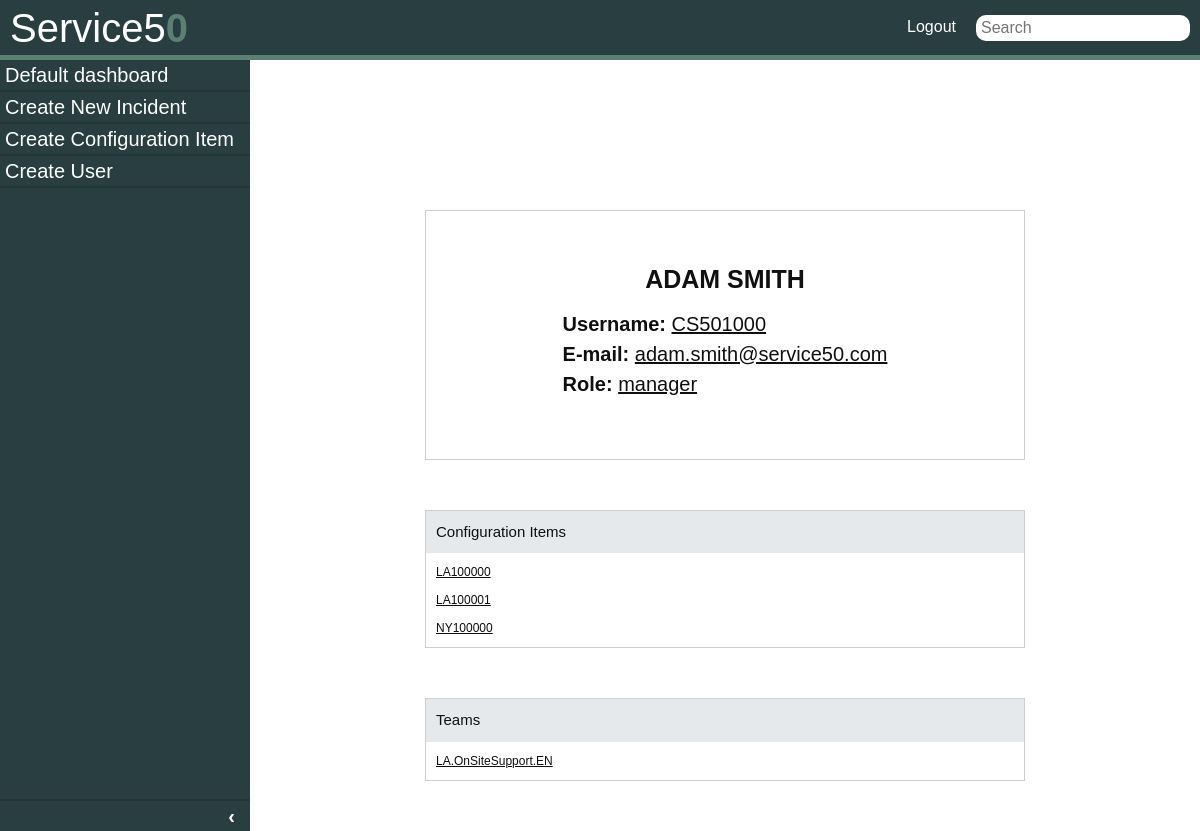
The page /dashboards/profile_dashboard/CS501000 (signed in) on the database its author committed.
### tickets/models.py (models this page shows, shortened)
class User(AbstractUser):
    id = models.BigAutoField(primary_key=True)
    username = models.CharField(max_length=8, validators=[MinLengthValidator(8)], unique=True)
    added_on = models.DateTimeField(default=datetime.now)
    location = models.ForeignKey(Location, on_delete=models.SET_NULL, null=True, related_name="user_location")
    role = models.ForeignKey(Role, on_delete=models.SET_NULL, null=True, related_name="user_role")
    pass

class Role(models.Model):
    id = models.BigAutoField(primary_key=True)
    role = models.CharField(max_length=32)
    def __str__ (self):
        return self.role

class Configuration_Item(models.Model):
    id = models.BigAutoField(primary_key=True)
    code = models.CharField(max_length=32)
    model = models.ForeignKey(Model, on_delete=models.SET_NULL, null=True)
    operating_system = models.ForeignKey(OS, on_delete=models.SET_NULL, null=True)
    owner = models.ForeignKey(User, on_delete=models.SET_NULL, null=True)
    added_on = models.DateTimeField(default=datetime.now)
    location = models.ForeignKey(Location, on_delete=models.SET_NULL, null=True)

class Team(models.Model):
    id = models.BigAutoField(primary_key=True)
    code = models.CharField(max_length=64)
    members = models.ManyToManyField(User)
    manager = models.ForeignKey(User, on_delete=models.SET_NULL, null=True, related_name="team_manager")

### dashboards/views.py (the view)
# urls.py: path("profile_dashboard/<str:owner_username>", views.profile_dashboard, name="profile_dashboard"),
@login_required
def profile_dashboard(request, owner_username):
    try:
        profile_owner = User.objects.get(username=owner_username)
    except:
        raise Http404
    user_teams = Team.objects.filter(members=profile_owner)
    user_cis = Configuration_Item.objects.filter(owner=profile_owner)
    return render(request, "dashboards/profile_dashboard.html", {
        "profile_owner": profile_owner,
        "user_teams": user_teams,
        "user_cis": user_cis,
    })

### dashboards/templates/dashboards/profile_dashboard.html
{% include 'tickets/layout.html' %}
{% block body %}
    <main class="ticket-body">
        <div class="entity-body">
            <div class="central-long-section">
                <div class="section-border entity-body padding-top-bottom margin-bottom">
                    <span class="section-title">{{ profile_owner.first_name }} {{ profile_owner.last_name }}</span>
                    <div class="header-title">
                        <div><span class="entry-key">Username: </span><span class="entry-value">{{ profile_owner.username }}</span></div>
                        <div><span class="entry-key">E-mail: </span><span class="entry-value">{{ profile_owner.email }}</span></div>
                        <div><span class="entry-key">Role: </span><span class="entry-value">{{ profile_owner.role }}</span></div>
                    </div>
                </div>
                <div class="section-border margin-bottom">
                    <div class="grey-title">Configuration Items</div>
                    <div>
                        {% if user_cis %}
                            {% for ci in user_cis %}
                                <div class="incident-number" style="margin: 10px 10px;" onclick="redirectToCI(this)">{{ ci.code }}</div>
                            {% endfor %}
                        {% else %}
                            <div class="no-record"><p>No records to display</p></div>
                        {% endif %}
                    </div>
                </div>
                <div class="section-border margin-bottom">
                    <div class="grey-title">Teams</div>
                    <div>
                        {% if user_teams %}
                            {% for team in user_teams %}
                                <div class="incident-number" style="margin:10px 10px;" onclick="redirectToTeam(this)">{{ team.code }}</div>
                            {% endfor %}
                        {% else %}
                            <div class="no-record"><p>No records to display</p></div>
                        {% endif %}
                    </div>
                </div>
            </div>
        </div>
    </main>
{% endblock %}

### tickets/static/tickets/style.css (style rules this page uses)
body { font-family: Arial, Helvetica, sans-serif; }
.ticket-body { color: #101010; font-size: 16px; overflow: auto; max-height: calc(100vh - 60px); position: absolute; left: 250px; right: 0px; }
@media (max-width: 1350px) { .ticket-body { font-size: 12px; } }

### dashboards/static/dashboards/style.css (style rules this page uses)
.section-border { border: 0.09em solid #cecece; }
.section-title { font-size: 25px; font-weight: bold; }
.header-title { font-size: 20px; margin: 10px; }
.incident-number { cursor: pointer; text-decoration: underline; }
.entity-body { display: flex; flex-direction: column; justify-content: center; align-items: center; }
.central-long-section { margin-top: 150px; width: 50vw; }
.entry-key { font-weight: bold; }
.entry-value { text-decoration: underline; }
.padding-top-bottom { padding: 50px 0px; }
.margin-bottom { margin-bottom: 50px; }
.grey-title { display: block; background-color: #e6e9eb; font-size: 15px; padding: 10px 10px; }

### rows shown on the page
User: first_name "ADAM", last_name "SMITH", username "CS501000", email "adam.smith@service50.com", role "manager"
Configuration_Item: code "LA100000"
Configuration_Item: code "LA100001"
Configuration_Item: code "NY100000"
Team: code "LA.OnSiteSupport.EN"
